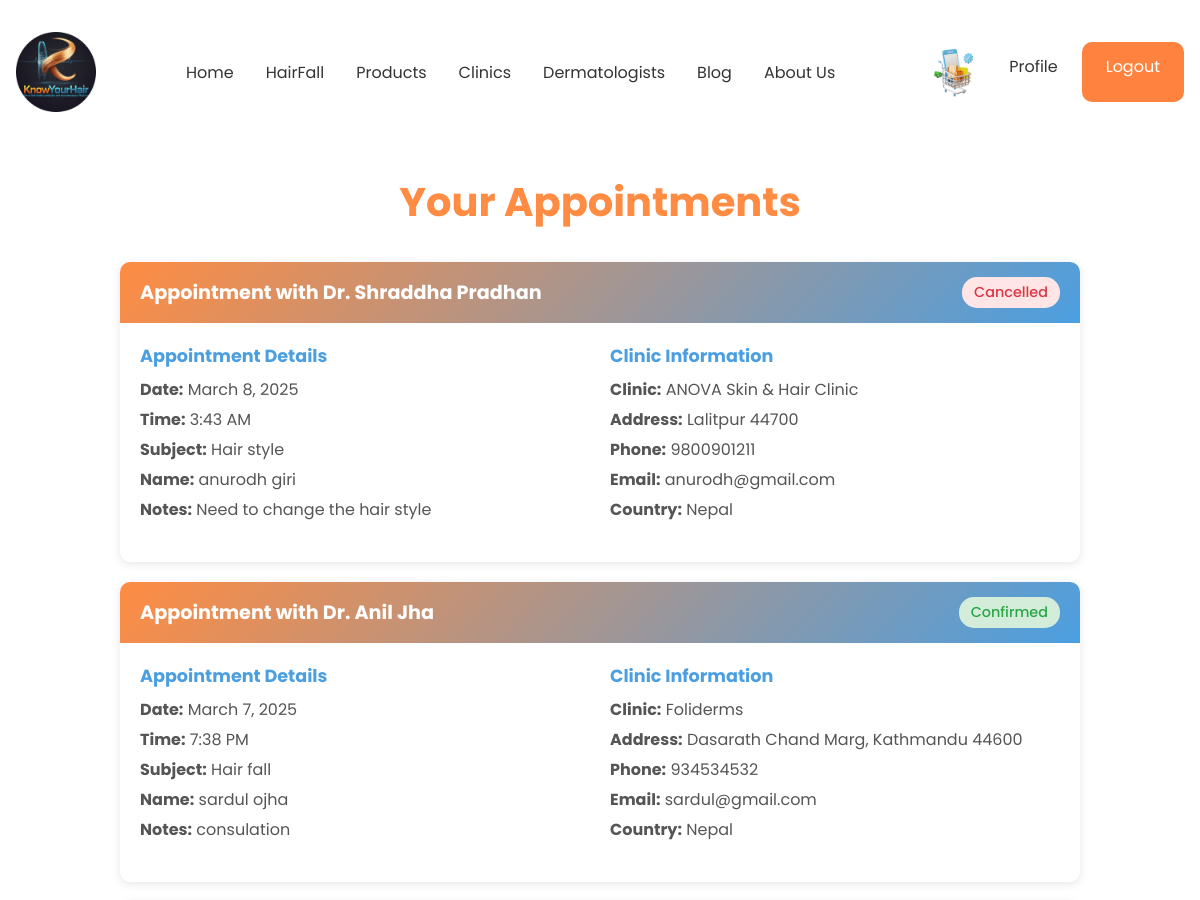
Page /user/Details/ (signed in, upper part) on the earlier database version.
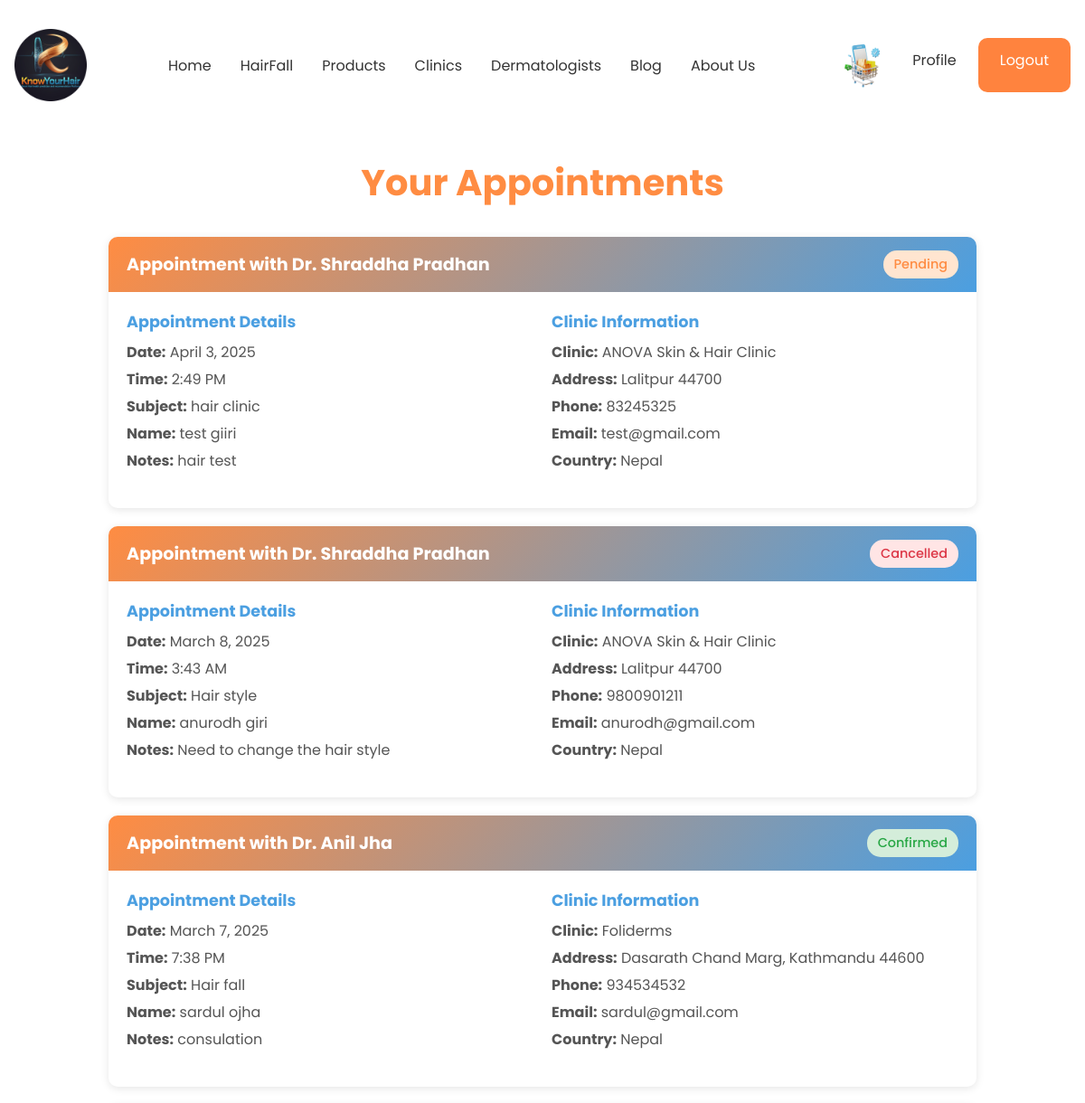
Same page on the later database version.
### clinic/models.py (models this page shows, shortened)
class BookingClinic(models.Model):
    id = models.AutoField(primary_key=True)
    user = models.ForeignKey(User, on_delete=models.CASCADE)
    dermatologist = models.ForeignKey(Dermatologist, on_delete=models.CASCADE)
    clinic = models.ForeignKey(Clinic, on_delete=models.CASCADE)  # Clinic where the dermatologist works
    appointment_time = models.DateTimeField()  # The scheduled appointment time
    country = models.CharField(max_length=255)  # User's country for booking
    first_name = models.CharField(max_length=255)  # User's first name for booking
    last_name = models.CharField(max_length=255)  # User's last name for booking
    email = models.EmailField()  # User's email for communication
    phone = models.CharField(max_length=20, blank=True, null=True)  # Optional phone number
    subject = models.CharField(max_length=255)  # Subject of the appointment
    status = models.CharField(
        max_length=20,
        choices=[('pending', 'Pending'), ('confirmed', 'Confirmed'), ('cancelled', 'Cancelled')],
        default='pending'
    )  # Appointment status
    message = models.TextField(blank=True, null=True)  # Optional notes or reason for the appointment

class Dermatologist(models.Model):
    id = models.AutoField(primary_key=True)
    first_name = models.CharField(max_length=100)
    last_name = models.CharField(max_length=100)
    About = models.TextField()
    image = models.ImageField(upload_to='dermatologist_images/', default='default.jpg')
    clinic = models.ForeignKey(Clinic, on_delete=models.CASCADE, related_name="dermatologists")
    phoneNum = models.CharField(max_length=100)
    total_experience = models.IntegerField()

class Clinic(models.Model):
    STATUS_CHOICES = [
        ('Pending', 'Pending'),
        ('Approved', 'Approved'),
        ('Rejected', 'Rejected'),
    ]
    id = models.AutoField(primary_key=True)
    name = models.CharField(max_length=100)
    description = models.TextField()
    date_posted = models.DateTimeField(default=timezone.now)
    author = models.ForeignKey(User, on_delete=models.CASCADE)
    image = models.ImageField(upload_to='clinics_images/', default='default.jpg',)
    address = models.CharField(max_length=100)
    opening_time = models.CharField(max_length=100)
    closing_time = models.CharField(max_length=100)
    phoneNum = models.CharField(max_length=100)
    status = models.CharField(max_length=15, choices=STATUS_CHOICES, default='Pending')

### user/views.py (the view)
# urls.py: path('Details/', UserBookingView.as_view(), name='CustomerDetails'),
class UserBookingView(LoginRequiredMixin, TemplateView):
    template_name = 'user/user_booking.html'
    def get_context_data(self, **kwargs):
        context = super().get_context_data(**kwargs)
        context['bookings'] = BookingClinic.objects.filter(
            user=self.request.user  # This filters for the logged-in user
        ).select_related('dermatologist', 'clinic').order_by('-appointment_time')  # Added - for newest first
        return context

### user/templates/user/user_booking.html (shortened to what this page needs)
{% extends 'base/base.html' %}
{% load static %}
{% block content %}
<div class="booking-container">
    <div class="header">
        <h1>Your Appointments</h1>
    </div>
    {% if bookings %}
        {% for booking in bookings %}
            <div class="booking-card">
                <div class="booking-header">
                    <h3>Appointment with Dr. {{ booking.dermatologist.first_name }} {{ booking.dermatologist.last_name }}</h3>
                    <span class="status-badge status-{{ booking.status }}">{{ booking.status|title }}</span>
                </div>
                <div class="booking-content">
                    <div class="booking-details">
                        <div class="detail-group">
                            <h4>Appointment Details</h4>
                            <p><strong>Date:</strong> {{ booking.appointment_time|date:"F j, Y" }}</p>
                            <p><strong>Time:</strong> {{ booking.appointment_time|time:"g:i A" }}</p>
                            <p><strong>Subject:</strong> {{ booking.subject }}</p>
                            <p><strong>Name:</strong> {{ booking.first_name }} {{ booking.last_name }}</p>
                            {% if booking.message %}
                                <p><strong>Notes:</strong> {{ booking.message }}</p>
                            {% endif %}
                        </div>
                        <div class="detail-group">
                            <h4>Clinic Information</h4>
                            <p><strong>Clinic:</strong> {{ booking.clinic.name }}</p>
                            <p><strong>Address:</strong> {{ booking.clinic.address }}</p>
                            <p><strong>Phone:</strong> {{ booking.phone }}</p>
                            <p><strong>Email:</strong> {{ booking.email }}</p>
                            <p><strong>Country:</strong> {{ booking.country }}</p>
                        </div>
                    </div>
                </div>
            </div>
        {% endfor %}
    {% else %}
        <div class="no-bookings">
            <p>You don't have any appointments yet.</p>
        </div>
    {% endif %}
</div>
{% endblock %}

Differences in the rows shown:
added BookingClinic: dermatologist.first_name "Shraddha", dermatologist.last_name "Pradhan", status "Pending", appointment_time "April 3, 2025", appointment_time "2:49 PM", subject "hair clinic", first_name "test", last_name "giiri", message "hair test", clinic.name "ANOVA Skin & Hair Clinic", clinic.address "Lalitpur 44700", phone "83245325", email "test@gmail.com", country "Nepal"
